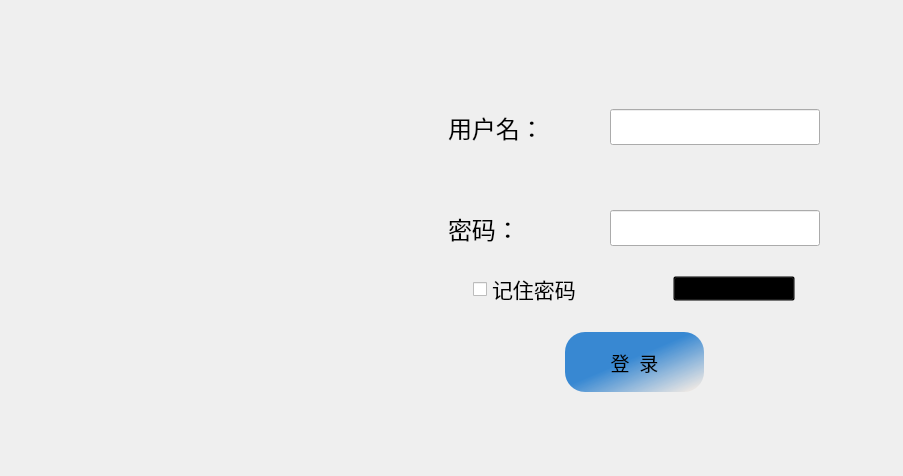
<?xml version="1.0" encoding="UTF-8"?>
<ui version="4.0">
 <class>Login</class>
 <widget class="QDialog" name="Login">
  <property name="geometry">
   <rect>
    <x>0</x>
    <y>0</y>
    <width>903</width>
    <height>476</height>
   </rect>
  </property>
  <property name="windowTitle">
   <string>Dragon网盘</string>
  </property>
  <property name="windowIcon">
   <iconset resource="res.qrc">
    <normaloff>:/images/logo-3.png</normaloff>:/images/logo-3.png</iconset>
  </property>
  <widget class="LoginTitle" name="widgetTitle" native="true">
   <property name="geometry">
    <rect>
     <x>20</x>
     <y>0</y>
     <width>871</width>
     <height>31</height>
    </rect>
   </property>
  </widget>
  <widget class="QStackedWidget" name="stackedWidget">
   <property name="geometry">
    <rect>
     <x>320</x>
     <y>40</y>
     <width>531</width>
     <height>391</height>
    </rect>
   </property>
   <property name="currentIndex">
    <number>2</number>
   </property>
   <widget class="QWidget" name="pageReg">
    <widget class="QWidget" name="widget_6" native="true">
     <property name="geometry">
      <rect>
       <x>70</x>
       <y>300</y>
       <width>451</width>
       <height>81</height>
      </rect>
     </property>
     <widget class="QToolButton" name="toolButton_register">
      <property name="geometry">
       <rect>
        <x>40</x>
        <y>10</y>
        <width>139</width>
        <height>60</height>
       </rect>
      </property>
      <property name="minimumSize">
       <size>
        <width>139</width>
        <height>60</height>
       </size>
      </property>
      <property name="font">
       <font>
        <family>Franklin Gothic Demi</family>
        <pointsize>14</pointsize>
        <italic>false</italic>
        <bold>false</bold>
       </font>
      </property>
      <property name="styleSheet">
       <string notr="true"> background-color: rgb(113, 196, 239);
background-color: qlineargradient(spread:pad, x1:0, y1:0.00568182, x2:0.943682, y2:0.96, stop:0.482955 rgba(46, 131, 209, 242), stop:1 rgba(239, 233, 228, 255));

border-radius: 20px</string>
      </property>
      <property name="text">
       <string>注 册</string>
      </property>
      <property name="toolButtonStyle">
       <enum>Qt::ToolButtonTextOnly</enum>
      </property>
     </widget>
     <widget class="QToolButton" name="toolButton_registerBack">
      <property name="geometry">
       <rect>
        <x>280</x>
        <y>10</y>
        <width>139</width>
        <height>60</height>
       </rect>
      </property>
      <property name="minimumSize">
       <size>
        <width>139</width>
        <height>60</height>
       </size>
      </property>
      <property name="font">
       <font>
        <family>Franklin Gothic Demi</family>
        <pointsize>14</pointsize>
        <italic>false</italic>
        <bold>false</bold>
       </font>
      </property>
      <property name="styleSheet">
       <string notr="true"> background-color: rgb(113, 196, 239);
background-color: qlineargradient(spread:pad, x1:0, y1:0.00568182, x2:0.943682, y2:0.96, stop:0.482955 rgba(46, 131, 209, 242), stop:1 rgba(239, 233, 228, 255));

border-radius: 20px</string>
      </property>
      <property name="text">
       <string>返 回</string>
      </property>
      <property name="toolButtonStyle">
       <enum>Qt::ToolButtonTextOnly</enum>
      </property>
     </widget>
    </widget>
    <widget class="QWidget" name="widget_7" native="true">
     <property name="geometry">
      <rect>
       <x>60</x>
       <y>20</y>
       <width>531</width>
       <height>291</height>
      </rect>
     </property>
     <layout class="QGridLayout" name="gridLayout_2">
      <item row="2" column="0">
       <widget class="QLabel" name="label_5">
        <property name="text">
         <string>密码：</string>
        </property>
       </widget>
      </item>
      <item row="4" column="0">
       <widget class="QLabel" name="label_6">
        <property name="text">
         <string>确认密码：</string>
        </property>
       </widget>
      </item>
      <item row="0" column="0">
       <widget class="QLabel" name="label_3">
        <property name="text">
         <string>账号：</string>
        </property>
       </widget>
      </item>
      <item row="6" column="1">
       <widget class="QLineEdit" name="lineEdit_tel">
        <property name="font">
         <font>
          <pointsize>18</pointsize>
         </font>
        </property>
        <property name="text">
         <string/>
        </property>
       </widget>
      </item>
      <item row="6" column="0">
       <widget class="QLabel" name="label_7">
        <property name="text">
         <string>电话：</string>
        </property>
       </widget>
      </item>
      <item row="4" column="1">
       <widget class="QLineEdit" name="lineEdit_confirmPasswd">
        <property name="font">
         <font>
          <pointsize>18</pointsize>
         </font>
        </property>
        <property name="text">
         <string/>
        </property>
        <property name="echoMode">
         <enum>QLineEdit::PasswordEchoOnEdit</enum>
        </property>
       </widget>
      </item>
      <item row="0" column="1">
       <widget class="QLineEdit" name="lineEdit_regUser">
        <property name="font">
         <font>
          <pointsize>18</pointsize>
         </font>
        </property>
        <property name="text">
         <string/>
        </property>
       </widget>
      </item>
      <item row="2" column="1">
       <widget class="QLineEdit" name="lineEdit_passwd_2">
        <property name="font">
         <font>
          <pointsize>18</pointsize>
         </font>
        </property>
        <property name="text">
         <string/>
        </property>
        <property name="echoMode">
         <enum>QLineEdit::PasswordEchoOnEdit</enum>
        </property>
       </widget>
      </item>
      <item row="1" column="1">
       <widget class="QLineEdit" name="lineEdit_regnick">
        <property name="font">
         <font>
          <pointsize>18</pointsize>
         </font>
        </property>
        <property name="text">
         <string/>
        </property>
       </widget>
      </item>
      <item row="7" column="0">
       <widget class="QLabel" name="label_8">
        <property name="text">
         <string>邮箱：</string>
        </property>
       </widget>
      </item>
      <item row="7" column="1">
       <widget class="QLineEdit" name="lineEdit_email">
        <property name="font">
         <font>
          <pointsize>18</pointsize>
         </font>
        </property>
        <property name="text">
         <string/>
        </property>
       </widget>
      </item>
      <item row="1" column="0">
       <widget class="QLabel" name="label_4">
        <property name="text">
         <string>昵称：</string>
        </property>
       </widget>
      </item>
      <item row="3" column="1">
       <widget class="QLabel" name="label_password">
        <property name="font">
         <font>
          <pointsize>10</pointsize>
         </font>
        </property>
        <property name="styleSheet">
         <string notr="true">color: rgb(186, 186, 186);</string>
        </property>
        <property name="text">
         <string>密码长度6-18个字符</string>
        </property>
       </widget>
      </item>
      <item row="5" column="1">
       <widget class="QLabel" name="label_password_2">
        <property name="font">
         <font>
          <pointsize>10</pointsize>
         </font>
        </property>
        <property name="styleSheet">
         <string notr="true">color: rgb(186, 186, 186);</string>
        </property>
        <property name="text">
         <string>密码两次输入需相同</string>
        </property>
       </widget>
      </item>
     </layout>
    </widget>
   </widget>
   <widget class="QWidget" name="pageSet">
    <widget class="QWidget" name="widget_8" native="true">
     <property name="geometry">
      <rect>
       <x>130</x>
       <y>70</y>
       <width>381</width>
       <height>171</height>
      </rect>
     </property>
     <layout class="QGridLayout" name="gridLayout_3">
      <item row="0" column="0">
       <widget class="QLabel" name="label_9">
        <property name="text">
         <string>服务器地址：</string>
        </property>
       </widget>
      </item>
      <item row="0" column="1">
       <widget class="QLineEdit" name="lineEdit_ip">
        <property name="text">
         <string/>
        </property>
       </widget>
      </item>
      <item row="1" column="0">
       <widget class="QLabel" name="label_10">
        <property name="text">
         <string>服务器端口：</string>
        </property>
       </widget>
      </item>
      <item row="1" column="1">
       <widget class="QLineEdit" name="lineEdit_port">
        <property name="text">
         <string/>
        </property>
       </widget>
      </item>
     </layout>
    </widget>
    <widget class="QWidget" name="widget_9" native="true">
     <property name="geometry">
      <rect>
       <x>80</x>
       <y>270</y>
       <width>451</width>
       <height>91</height>
      </rect>
     </property>
     <widget class="QToolButton" name="toolButton_serverconfirm">
      <property name="geometry">
       <rect>
        <x>60</x>
        <y>10</y>
        <width>139</width>
        <height>60</height>
       </rect>
      </property>
      <property name="minimumSize">
       <size>
        <width>139</width>
        <height>60</height>
       </size>
      </property>
      <property name="font">
       <font>
        <family>Franklin Gothic Demi</family>
        <pointsize>14</pointsize>
        <italic>false</italic>
        <bold>false</bold>
       </font>
      </property>
      <property name="styleSheet">
       <string notr="true"> background-color: rgb(113, 196, 239);
background-color: qlineargradient(spread:pad, x1:0, y1:0.00568182, x2:0.943682, y2:0.96, stop:0.482955 rgba(46, 131, 209, 242), stop:1 rgba(239, 233, 228, 255));

border-radius: 20px</string>
      </property>
      <property name="text">
       <string>确 定</string>
      </property>
      <property name="toolButtonStyle">
       <enum>Qt::ToolButtonTextOnly</enum>
      </property>
     </widget>
     <widget class="QToolButton" name="toolButton_serback">
      <property name="geometry">
       <rect>
        <x>270</x>
        <y>10</y>
        <width>139</width>
        <height>60</height>
       </rect>
      </property>
      <property name="minimumSize">
       <size>
        <width>139</width>
        <height>60</height>
       </size>
      </property>
      <property name="font">
       <font>
        <family>Franklin Gothic Demi</family>
        <pointsize>14</pointsize>
        <italic>false</italic>
        <bold>false</bold>
       </font>
      </property>
      <property name="styleSheet">
       <string notr="true"> background-color: rgb(113, 196, 239);
background-color: qlineargradient(spread:pad, x1:0, y1:0.00568182, x2:0.943682, y2:0.96, stop:0.482955 rgba(46, 131, 209, 242), stop:1 rgba(239, 233, 228, 255));

border-radius: 20px</string>
      </property>
      <property name="text">
       <string>返 回</string>
      </property>
      <property name="toolButtonStyle">
       <enum>Qt::ToolButtonTextOnly</enum>
      </property>
     </widget>
    </widget>
   </widget>
   <widget class="QWidget" name="pageLogin">
    <widget class="QWidget" name="widget_2" native="true">
     <property name="geometry">
      <rect>
       <x>60</x>
       <y>60</y>
       <width>508</width>
       <height>301</height>
      </rect>
     </property>
     <layout class="QVBoxLayout" name="verticalLayout">
      <item>
       <widget class="QWidget" name="widget_3" native="true">
        <layout class="QGridLayout" name="gridLayout">
         <item row="2" column="1">
          <widget class="QLabel" name="label_2">
           <property name="font">
            <font>
             <pointsize>18</pointsize>
            </font>
           </property>
           <property name="text">
            <string>密码：</string>
           </property>
          </widget>
         </item>
         <item row="0" column="0">
          <spacer name="horizontalSpacer_2">
           <property name="orientation">
            <enum>Qt::Horizontal</enum>
           </property>
           <property name="sizeHint" stdset="0">
            <size>
             <width>28</width>
             <height>20</height>
            </size>
           </property>
          </spacer>
         </item>
         <item row="0" column="4">
          <spacer name="horizontalSpacer_3">
           <property name="orientation">
            <enum>Qt::Horizontal</enum>
           </property>
           <property name="sizeHint" stdset="0">
            <size>
             <width>40</width>
             <height>20</height>
            </size>
           </property>
          </spacer>
         </item>
         <item row="0" column="3">
          <widget class="QLineEdit" name="lineEdit_user">
           <property name="font">
            <font>
             <pointsize>18</pointsize>
            </font>
           </property>
           <property name="text">
            <string/>
           </property>
          </widget>
         </item>
         <item row="0" column="2">
          <spacer name="horizontalSpacer">
           <property name="orientation">
            <enum>Qt::Horizontal</enum>
           </property>
           <property name="sizeHint" stdset="0">
            <size>
             <width>40</width>
             <height>20</height>
            </size>
           </property>
          </spacer>
         </item>
         <item row="2" column="3">
          <widget class="QLineEdit" name="lineEdit_passwd">
           <property name="font">
            <font>
             <pointsize>18</pointsize>
            </font>
           </property>
           <property name="text">
            <string/>
           </property>
           <property name="echoMode">
            <enum>QLineEdit::Password</enum>
           </property>
          </widget>
         </item>
         <item row="1" column="3">
          <spacer name="verticalSpacer">
           <property name="orientation">
            <enum>Qt::Vertical</enum>
           </property>
           <property name="sizeHint" stdset="0">
            <size>
             <width>20</width>
             <height>188</height>
            </size>
           </property>
          </spacer>
         </item>
         <item row="0" column="1">
          <widget class="QLabel" name="label">
           <property name="font">
            <font>
             <pointsize>18</pointsize>
            </font>
           </property>
           <property name="text">
            <string>用户名：</string>
           </property>
          </widget>
         </item>
        </layout>
       </widget>
      </item>
      <item>
       <spacer name="verticalSpacer_2">
        <property name="orientation">
         <enum>Qt::Vertical</enum>
        </property>
        <property name="sizeHint" stdset="0">
         <size>
          <width>20</width>
          <height>40</height>
         </size>
        </property>
       </spacer>
      </item>
      <item>
       <widget class="QWidget" name="widget_4" native="true">
        <layout class="QHBoxLayout" name="horizontalLayout_3">
         <item>
          <spacer name="horizontalSpacer_6">
           <property name="orientation">
            <enum>Qt::Horizontal</enum>
           </property>
           <property name="sizeHint" stdset="0">
            <size>
             <width>70</width>
             <height>20</height>
            </size>
           </property>
          </spacer>
         </item>
         <item>
          <widget class="QCheckBox" name="checkBox_remember">
           <property name="font">
            <font>
             <pointsize>16</pointsize>
            </font>
           </property>
           <property name="text">
            <string>记住密码</string>
           </property>
          </widget>
         </item>
         <item>
          <spacer name="horizontalSpacer_7">
           <property name="orientation">
            <enum>Qt::Horizontal</enum>
           </property>
           <property name="sizeHint" stdset="0">
            <size>
             <width>69</width>
             <height>20</height>
            </size>
           </property>
          </spacer>
         </item>
         <item>
          <widget class="QToolButton" name="toolButton_goReg">
           <property name="font">
            <font>
             <family>Microsoft YaHei UI</family>
             <pointsize>9</pointsize>
             <italic>false</italic>
             <bold>false</bold>
             <underline>true</underline>
            </font>
           </property>
           <property name="cursor">
            <cursorShape>PointingHandCursor</cursorShape>
           </property>
           <property name="styleSheet">
            <string notr="true">background-color: transparent;
font: 9pt &quot;Microsoft YaHei UI&quot;;
text-decoration: underline;</string>
           </property>
           <property name="text">
            <string>没有账号？去注册！</string>
           </property>
           <property name="toolButtonStyle">
            <enum>Qt::ToolButtonTextOnly</enum>
           </property>
          </widget>
         </item>
         <item>
          <spacer name="horizontalSpacer_8">
           <property name="orientation">
            <enum>Qt::Horizontal</enum>
           </property>
           <property name="sizeHint" stdset="0">
            <size>
             <width>70</width>
             <height>20</height>
            </size>
           </property>
          </spacer>
         </item>
        </layout>
       </widget>
      </item>
      <item>
       <widget class="QWidget" name="widget_5" native="true">
        <layout class="QHBoxLayout" name="horizontalLayout_4">
         <item>
          <spacer name="horizontalSpacer_9">
           <property name="orientation">
            <enum>Qt::Horizontal</enum>
           </property>
           <property name="sizeHint" stdset="0">
            <size>
             <width>158</width>
             <height>20</height>
            </size>
           </property>
          </spacer>
         </item>
         <item>
          <widget class="QToolButton" name="toolButton_login">
           <property name="minimumSize">
            <size>
             <width>139</width>
             <height>60</height>
            </size>
           </property>
           <property name="font">
            <font>
             <family>Franklin Gothic Demi</family>
             <pointsize>14</pointsize>
             <italic>false</italic>
             <bold>false</bold>
            </font>
           </property>
           <property name="styleSheet">
            <string notr="true"> background-color: rgb(113, 196, 239);
background-color: qlineargradient(spread:pad, x1:0, y1:0.00568182, x2:0.943682, y2:0.96, stop:0.482955 rgba(46, 131, 209, 242), stop:1 rgba(239, 233, 228, 255));

border-radius: 20px</string>
           </property>
           <property name="text">
            <string>登  录</string>
           </property>
           <property name="toolButtonStyle">
            <enum>Qt::ToolButtonTextOnly</enum>
           </property>
          </widget>
         </item>
         <item>
          <spacer name="horizontalSpacer_10">
           <property name="orientation">
            <enum>Qt::Horizontal</enum>
           </property>
           <property name="sizeHint" stdset="0">
            <size>
             <width>157</width>
             <height>20</height>
            </size>
           </property>
          </spacer>
         </item>
        </layout>
       </widget>
      </item>
     </layout>
    </widget>
   </widget>
  </widget>
  <widget class="LoginTitle" name="widget" native="true">
   <property name="geometry">
    <rect>
     <x>40</x>
     <y>60</y>
     <width>301</width>
     <height>281</height>
    </rect>
   </property>
  </widget>
 </widget>
 <customwidgets>
  <customwidget>
   <class>LoginTitle</class>
   <extends>QWidget</extends>
   <header location="global">logintitle.h</header>
   <container>1</container>
  </customwidget>
 </customwidgets>
 <resources>
  <include location="res.qrc"/>
 </resources>
 <connections/>
</ui>
